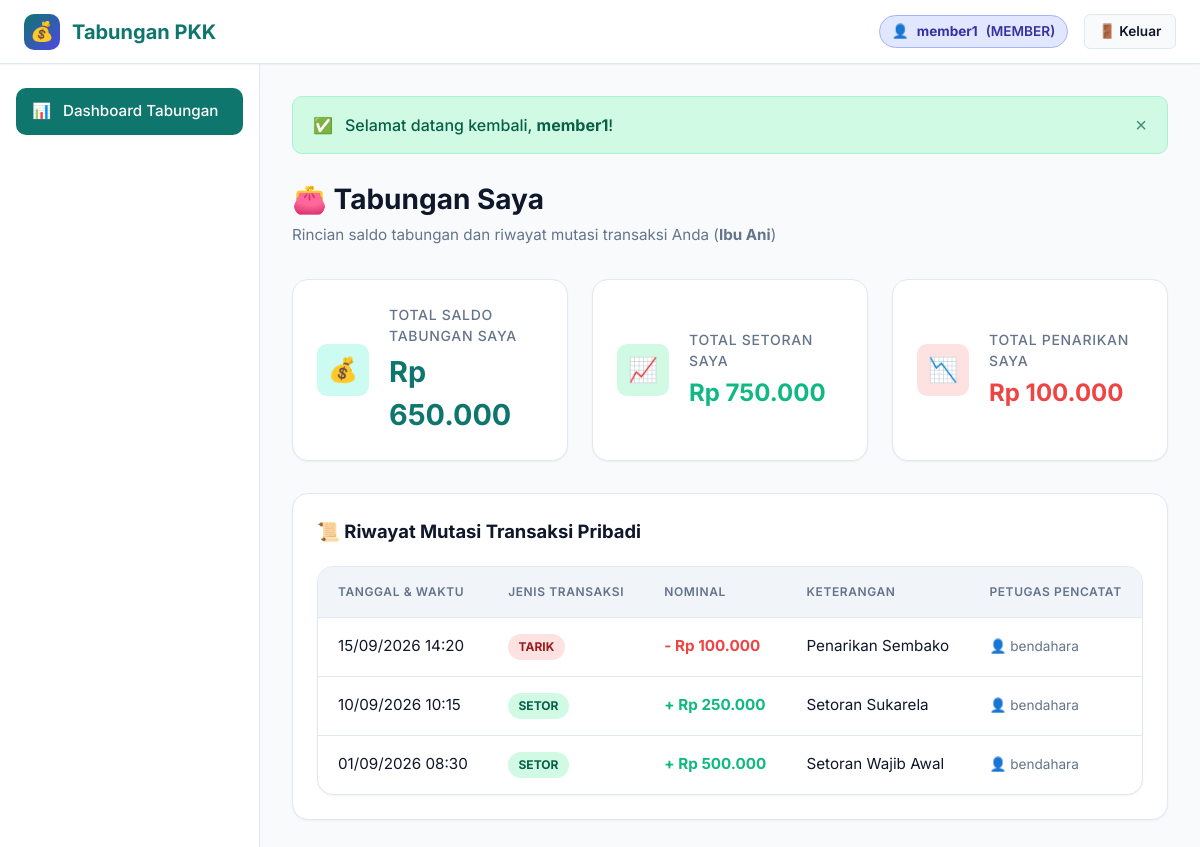
Page /my_savings.php (signed in) on the committed database.
### tables this page shows
CREATE TABLE `members` (
  `id` BIGINT AUTO_INCREMENT PRIMARY KEY,
  `user_id` BIGINT NULL,
  `name` VARCHAR(100) NOT NULL,
  `phone` VARCHAR(20) NULL,
  `address` TEXT NULL,
  `created_at` TIMESTAMP DEFAULT CURRENT_TIMESTAMP,
  `updated_at` TIMESTAMP DEFAULT CURRENT_TIMESTAMP ON UPDATE CURRENT_TIMESTAMP,
  CONSTRAINT `fk_members_users` FOREIGN KEY (`user_id`) REFERENCES `users` (`id`) ON DELETE SET NULL ON UPDATE CASCADE
);

CREATE TABLE `transactions` (
  `id` BIGINT AUTO_INCREMENT PRIMARY KEY,
  `member_id` BIGINT NOT NULL,
  `user_id` BIGINT NOT NULL,
  `type` ENUM('setor', 'tarik') NOT NULL,
  `amount` DECIMAL(12,2) NOT NULL,
  `description` VARCHAR(255) NULL,
  `created_at` TIMESTAMP DEFAULT CURRENT_TIMESTAMP,
  `updated_at` TIMESTAMP DEFAULT CURRENT_TIMESTAMP ON UPDATE CURRENT_TIMESTAMP,
  CONSTRAINT `fk_transactions_members` FOREIGN KEY (`member_id`) REFERENCES `members` (`id`) ON DELETE CASCADE ON UPDATE CASCADE,
  CONSTRAINT `fk_transactions_users` FOREIGN KEY (`user_id`) REFERENCES `users` (`id`) ON DELETE CASCADE ON UPDATE CASCADE
);

CREATE TABLE `users` (
  `id` BIGINT AUTO_INCREMENT PRIMARY KEY,
  `username` VARCHAR(50) NOT NULL UNIQUE,
  `password` VARCHAR(255) NOT NULL,
  `role` ENUM('admin', 'bendahara', 'member') NOT NULL DEFAULT 'member',
  `created_at` TIMESTAMP DEFAULT CURRENT_TIMESTAMP,
  `updated_at` TIMESTAMP DEFAULT CURRENT_TIMESTAMP ON UPDATE CURRENT_TIMESTAMP
);

### my_savings.php (the view, shortened to what this page needs)
<?php
require_once __DIR__ . '/includes/header.php';
$pdo = get_db_connection();
$stmt_member = $pdo->prepare("SELECT * FROM members WHERE user_id = ?");
$stmt_member->execute([$user['id']]);
$member = $stmt_member->fetch();
$balance = 0;
$total_setor = 0;
$total_tarik = 0;
$transactions = [];
if ($member) {
    $balance = get_member_balance($member['id']);
    $stmt_sum = $pdo->prepare("
        SELECT
            COALESCE(SUM(CASE WHEN type = 'setor' THEN amount ELSE 0 END), 0) AS total_setor,
            COALESCE(SUM(CASE WHEN type = 'tarik' THEN amount ELSE 0 END), 0) AS total_tarik
        FROM transactions
        WHERE member_id = ?
    ");
    $stmt_sum->execute([$member['id']]);
    $sum_res = $stmt_sum->fetch();
    $total_setor = (float)$sum_res['total_setor'];
    $total_tarik = (float)$sum_res['total_tarik'];
    $stmt_history = $pdo->prepare("
        SELECT t.*, u.username AS petugas_name
        FROM transactions t
        JOIN users u ON u.id = t.user_id
        WHERE t.member_id = ?
        ORDER BY t.created_at DESC, t.id DESC
    ");
    $stmt_history->execute([$member['id']]);
    $transactions = $stmt_history->fetchAll();
}
?>
<div class="page-header">
    <div>
        <h1 class="page-title">👛 Tabungan Saya</h1>
        <p class="page-subtitle">Rincian saldo tabungan dan riwayat mutasi transaksi Anda (<strong><?= htmlspecialchars($member['name'] ?? $user['username']) ?></strong>)</p>
    </div>
</div>
<?php if (!$member): ?>
    <div class="alert alert-info">
        <span>ℹ️</span>
        <div>Akun Anda belum ditautkan ke data profil anggota PKK. Silakan hubungi pengurus/bendahara PKK untuk menautkan akun Anda.</div>
    </div>
<?php else: ?>
    <div class="grid-cards">
        <div class="card stat-card">
            <div class="stat-icon icon-teal">💰</div>
            <div class="stat-info">
                <h3>Total Saldo Tabungan Saya</h3>
                <div class="stat-value" style="color: var(--primary); font-size: 1.8rem;"><?= format_rupiah($balance) ?></div>
            </div>
        </div>
        <div class="card stat-card">
            <div class="stat-icon icon-green">📈</div>
            <div class="stat-info">
                <h3>Total Setoran Saya</h3>
                <div class="stat-value" style="color: var(--success);"><?= format_rupiah($total_setor) ?></div>
            </div>
        </div>
        <div class="card stat-card">
            <div class="stat-icon icon-rose">📉</div>
            <div class="stat-info">
                <h3>Total Penarikan Saya</h3>
                <div class="stat-value" style="color: var(--danger);"><?= format_rupiah($total_tarik) ?></div>
            </div>
        </div>
    </div>
    <div class="card" style="margin-top: 1.5rem;">
        <h2 style="font-size: 1.15rem; font-weight: 700; margin-bottom: 1.25rem;">📜 Riwayat Mutasi Transaksi Pribadi</h2>
        <div class="table-responsive">
            <table class="table">
                <thead>
                    <tr>
                        <th>Tanggal & Waktu</th>
                        <th>Jenis Transaksi</th>
                        <th>Nominal</th>
                        <th>Keterangan</th>
                        <th>Petugas Pencatat</th>
                    </tr>
                </thead>
                <tbody>
                    <?php if (empty($transactions)): ?>
                        <tr>
                            <td colspan="5" style="text-align: center; color: var(--text-muted); padding: 2rem;">Belum ada riwayat transaksi.</td>
                        </tr>
                    <?php else: ?>
                        <?php foreach ($transactions as $t): ?>
                        <tr>
                            <td><?= date('d/m/Y H:i', strtotime($t['created_at'])) ?></td>
                            <td>
                                <span class="badge badge-<?= htmlspecialchars($t['type']) ?>">
                                    <?= strtoupper(htmlspecialchars($t['type'])) ?>
                                </span>
                            </td>
                            <td>
                                <strong style="color: <?= $t['type'] === 'setor' ? 'var(--success)' : 'var(--danger)' ?>;">
                                    <?= ($t['type'] === 'setor' ? '+' : '-') . ' ' . format_rupiah($t['amount']) ?>
                                </strong>
                            </td>
                            <td><?= htmlspecialchars($t['description'] ?? '-') ?></td>
                            <td><span style="font-size: 0.85rem; color: var(--text-muted);">👤 <?= htmlspecialchars($t['petugas_name']) ?></span></td>
                        </tr>
                        <?php endforeach; ?>
                    <?php endif; ?>
                </tbody>
            </table>
        </div>
    </div>
<?php endif; ?>
<?php require_once __DIR__ . '/includes/footer.php'; ?>

### assets/css/style.css (style rules this page uses)
:root { --primary: #0f766e; --primary-hover: #0d9488; --primary-light: #ccfbf1; --secondary: #4f46e5; --secondary-hover: #4338ca; --secondary-light: #e0e7ff; --bg-main: #f8fafc; --bg-card: #ffffff; --text-dark: #0f172a; --text-muted: #64748b; --border-color: #e2e8f0; --success: #10b981; --success-bg: #d1fae5; --danger: #ef4444; --danger-bg: #fee2e2; --warning: #f59e0b; --warning-bg: #fef3c7; --shadow-sm: 0 1px 2px 0 rgb(0 0 0 / 0.05); --shadow-md: 0 4px 6px -1px rgb(0 0 0 / 0.1), 0 2px 4px -2px rgb(0 0 0 / 0.1); --shadow-lg: 0 10px 15px -3px rgb(0 0 0 / 0.1), 0 4px 6px -4px rgb(0 0 0 / 0.1); --radius-sm: 6px; --radius-md: 10px; --radius-lg: 16px; }
* { box-sizing: border-box; margin: 0; padding: 0; }
body { font-family: 'Inter', system-ui, -apple-system, sans-serif; background-color: var(--bg-main); color: var(--text-dark); line-height: 1.5; display: flex; flex-direction: column; min-height: 100vh; }
.page-header { margin-bottom: 2rem; display: flex; align-items: center; justify-content: space-between; flex-wrap: wrap; gap: 1rem; }
.page-title { font-size: 1.75rem; font-weight: 700; color: var(--text-dark); display: flex; align-items: center; gap: 0.5rem; }
.page-subtitle { color: var(--text-muted); font-size: 0.95rem; margin-top: 0.25rem; }
.grid-cards { display: grid; grid-template-columns: repeat(auto-fit, minmax(240px, 1fr)); gap: 1.5rem; margin-bottom: 2rem; }
.card { background: var(--bg-card); border-radius: var(--radius-lg); border: 1px solid var(--border-color); padding: 1.5rem; box-shadow: var(--shadow-sm); transition: transform 0.2s ease, box-shadow 0.2s ease; }
.stat-card { display: flex; align-items: center; gap: 1.25rem; }
.stat-icon { width: 52px; height: 52px; border-radius: var(--radius-md); display: flex; align-items: center; justify-content: center; font-size: 1.5rem; flex-shrink: 0; }
.icon-teal { background: var(--primary-light); color: var(--primary); }
.icon-green { background: var(--success-bg); color: var(--success); }
.icon-rose { background: var(--danger-bg); color: var(--danger); }
.stat-info h3 { font-size: 0.875rem; color: var(--text-muted); font-weight: 500; text-transform: uppercase; letter-spacing: 0.05em; }
.stat-info .stat-value { font-size: 1.5rem; font-weight: 700; color: var(--text-dark); margin-top: 0.25rem; }
.table-responsive { width: 100%; overflow-x: auto; border-radius: var(--radius-lg); border: 1px solid var(--border-color); background: var(--bg-card); box-shadow: var(--shadow-sm); }
.table { width: 100%; border-collapse: collapse; text-align: left; font-size: 0.95rem; }
.table th { background: #f1f5f9; padding: 1rem 1.25rem; font-weight: 600; color: var(--text-muted); border-bottom: 1px solid var(--border-color); text-transform: uppercase; font-size: 0.75rem; letter-spacing: 0.05em; }
.table td { padding: 1rem 1.25rem; border-bottom: 1px solid var(--border-color); color: var(--text-dark); }
.table tbody tr:last-child td { border-bottom: none; }
.badge { display: inline-flex; align-items: center; gap: 0.35rem; padding: 0.25rem 0.65rem; border-radius: 9999px; font-size: 0.75rem; font-weight: 700; text-transform: uppercase; }
.badge-setor { background: var(--success-bg); color: #065f46; }
.badge-tarik { background: var(--danger-bg); color: #991b1b; }

### rows in the picture
members: name "Ibu Ani"
transactions: created_at "15/09/2026 14:20", type "TARIK", amount "Rp 100.000", description "Penarikan Sembako", user.username "bendahara"
transactions: created_at "10/09/2026 10:15", type "SETOR", amount "Rp 250.000", description "Setoran Sukarela", user.username "bendahara"
transactions: created_at "01/09/2026 08:30", type "SETOR", amount "Rp 500.000", description "Setoran Wajib Awal", user.username "bendahara"

### other values in the picture
$user['username'] "member1"
$user['role'] "MEMBER"
$icon "✅"
$msg "Selamat datang kembali, member1 !"
format_rupiah($balance) "Rp 650.000"
format_rupiah($total_setor) "Rp 750.000"
format_rupiah($total_tarik) "Rp 100.000"
